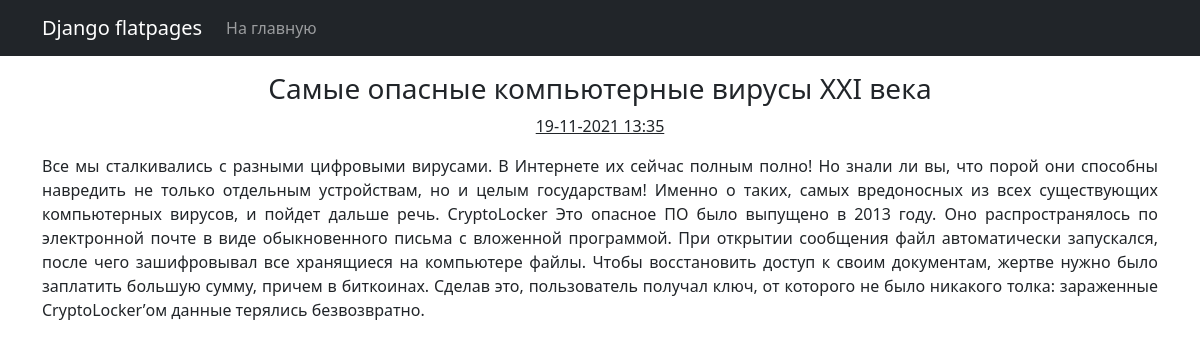
/news/5, run on the app's committed database.
### simpleapp/models.py (models this page shows)
class News(models.Model):
    title = models.CharField(max_length=128, unique=True)
    created = models.DateTimeField(auto_now_add=True)
    text = models.TextField()

### simpleapp/views.py (the view)
# urls.py: path('<int:pk>', Post.as_view()),
class Post(DetailView):
    model = News
    template_name = 'post.html'
    context_object_name = 'post'

### simpleapp/templatetags/simpleapp_filters.py (called while the page is built)
@register.filter(name='censor')
def censor(value):
    if isinstance(value, str):
        result = str(value)
        for key in censor_dict.keys():
            result = result.replace(key, censor_dict[key])
        return result
    else:
        raise ValueError(f'Нельзя отфильтровать тип, отличный от {type(value)}')

### templates/post.html (shortened to what this page needs)
{% extends 'flatpages/default.html' %}
{% load simpleapp_filters %}
{% block content %}
<p><h3>{{ post.title|censor }}</h3> <u>{{ post.created|date:'d-m-Y H:i' }}</u></p>
<p align="justify">{{ post.text|censor }}</p>
{% endblock content %}

### data on the page
News: title|censor "Самые опасные компьютерные вирусы XXI века", created "19-11-2021 13:35", text|censor "Все мы сталкивались с разными цифровыми вирусами. В Интернете их сейчас полным полно! Но знали ли вы, что порой они способны навредить не только отдельным устройствам, но и целым государствам! Именно о таких, самых вредоносных из всех существующих компьютерных вирусов, и пойдет дальше речь. CryptoLocker Это опасное ПО было выпущено в 2013 году. Оно распространялось по электронной почте в виде обыкновенного письма с вложенной программой. При открытии сообщения файл автоматически запускался, после чего зашифровывал все хранящиеся на компьютере файлы. Чтобы восстановить доступ к своим документам, жертве нужно было заплатить большую сумму, причем в биткоинах. Сделав это, пользователь получал…"
